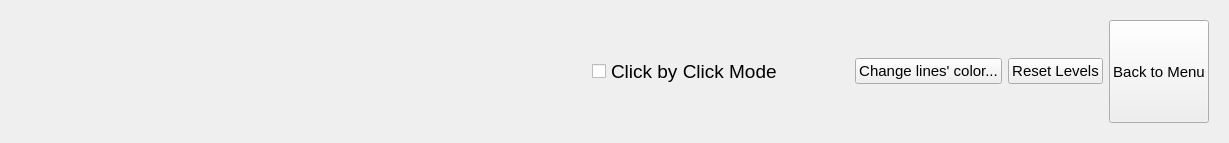
<?xml version="1.0" encoding="UTF-8"?>
<ui version="4.0">
 <class>EulerGraphsInfoAndOptionsWidget</class>
 <widget class="QWidget" name="EulerGraphsInfoAndOptionsWidget">
  <property name="geometry">
   <rect>
    <x>0</x>
    <y>0</y>
    <width>1229</width>
    <height>143</height>
   </rect>
  </property>
  <property name="windowTitle">
   <string>Form</string>
  </property>
  <layout class="QHBoxLayout" name="horizontalLayout_2">
   <item>
    <widget class="QWidget" name="EGInfoAndOptionsMainWidget" native="true">
     <layout class="QHBoxLayout" name="horizontalLayout_3">
      <item>
       <layout class="QHBoxLayout" name="horizontalLayout">
        <item>
         <widget class="QLabel" name="EGstateLabel">
          <property name="sizePolicy">
           <sizepolicy hsizetype="MinimumExpanding" vsizetype="Minimum">
            <horstretch>0</horstretch>
            <verstretch>0</verstretch>
           </sizepolicy>
          </property>
          <property name="minimumSize">
           <size>
            <width>500</width>
            <height>0</height>
           </size>
          </property>
          <property name="font">
           <font>
            <pointsize>14</pointsize>
           </font>
          </property>
          <property name="text">
           <string/>
          </property>
          <property name="wordWrap">
           <bool>true</bool>
          </property>
         </widget>
        </item>
        <item>
         <spacer name="horizontalSpacer">
          <property name="orientation">
           <enum>Qt::Horizontal</enum>
          </property>
          <property name="sizeHint" stdset="0">
           <size>
            <width>40</width>
            <height>20</height>
           </size>
          </property>
         </spacer>
        </item>
        <item>
         <widget class="QCheckBox" name="EGeasyMode">
          <property name="sizePolicy">
           <sizepolicy hsizetype="Minimum" vsizetype="Minimum">
            <horstretch>0</horstretch>
            <verstretch>0</verstretch>
           </sizepolicy>
          </property>
          <property name="font">
           <font>
            <pointsize>14</pointsize>
            <bold>false</bold>
           </font>
          </property>
          <property name="text">
           <string>Click by Click Mode</string>
          </property>
         </widget>
        </item>
        <item>
         <spacer name="horizontalSpacer_2">
          <property name="orientation">
           <enum>Qt::Horizontal</enum>
          </property>
          <property name="sizeHint" stdset="0">
           <size>
            <width>40</width>
            <height>20</height>
           </size>
          </property>
         </spacer>
        </item>
        <item>
         <widget class="QPushButton" name="EGchangeLineColorButton">
          <property name="font">
           <font>
            <pointsize>11</pointsize>
           </font>
          </property>
          <property name="text">
           <string>Change lines' color...</string>
          </property>
         </widget>
        </item>
        <item>
         <widget class="QPushButton" name="EGresetButton">
          <property name="font">
           <font>
            <pointsize>11</pointsize>
           </font>
          </property>
          <property name="text">
           <string>Reset Levels</string>
          </property>
         </widget>
        </item>
        <item>
         <widget class="QPushButton" name="EGhomeButton">
          <property name="sizePolicy">
           <sizepolicy hsizetype="Minimum" vsizetype="Minimum">
            <horstretch>0</horstretch>
            <verstretch>0</verstretch>
           </sizepolicy>
          </property>
          <property name="font">
           <font>
            <pointsize>11</pointsize>
           </font>
          </property>
          <property name="text">
           <string>Back to Menu</string>
          </property>
         </widget>
        </item>
       </layout>
      </item>
     </layout>
    </widget>
   </item>
  </layout>
 </widget>
 <resources/>
 <connections/>
</ui>
